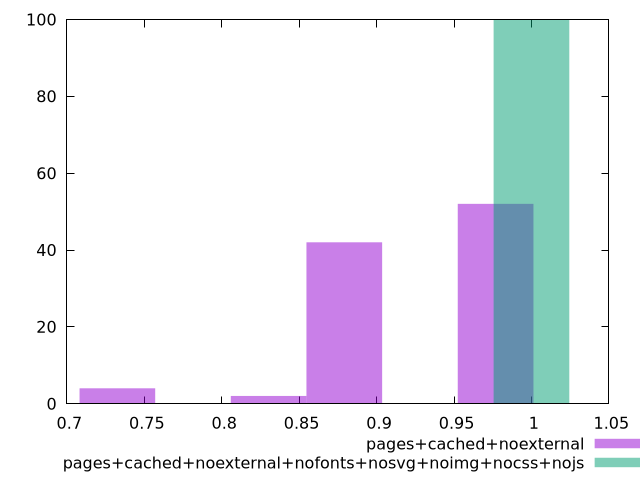

This figure's gnuplot source:
$_pagesCachedNoexternal <<EOF
0.8791686324893329 42
0.9768540360992588 52
0.83032593068437 2
0.732640527074444 4
EOF
$_pagesCachedNoexternalNofontsNosvgNoimgNocssNojs <<EOF
1 100
EOF
set key outside below
set terminal pngcairo
set output "report_00004_2020-11-02T20-21-41.718Z/uses-http2/uses-http2_pages+cached+noexternal_pages+cached+noexternal+nofonts+nosvg+noimg+nocss+nojs+hist.png"
set boxwidth 0.04884270180496294
set style fill transparent solid 0.5 noborder
set yrange [0:100]
plot $_pagesCachedNoexternal title "pages+cached+noexternal" with boxes ,$_pagesCachedNoexternalNofontsNosvgNoimgNocssNojs title "pages+cached+noexternal+nofonts+nosvg+noimg+nocss+nojs" with boxes ,
